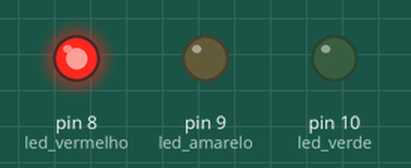
Simulated run of this sketch. Board: Arduino Uno, built with avr-gcc and run on an emulated ATmega328P. On the bench: output pins drawn as LEDs (lit = HIGH).

Above: at 1.5 s.
At 4.5 s:
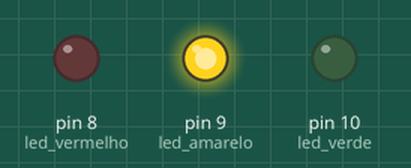
At 7.5 s:
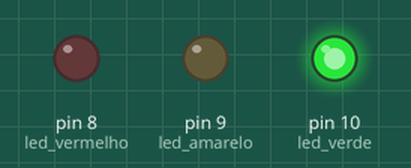
Timing chart, 0 to 11.7 s (numbered marks = the images above):
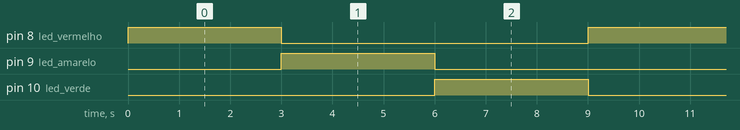

The sketch:

semaforo.ino
```cpp
int led_vermelho = 8;
int led_amarelo = 9;
int led_verde = 10;

void setup() {
  pinMode(led_vermelho, OUTPUT);
  pinMode(led_amarelo, OUTPUT);
  pinMode(led_verde, OUTPUT);
}

void loop() {
  digitalWrite(led_vermelho,HIGH);
  delay (3000);
  digitalWrite(led_vermelho,LOW);
  digitalWrite(led_amarelo,HIGH);
  delay (3000);
  digitalWrite(led_amarelo,LOW);
  digitalWrite(led_verde,HIGH);
  delay (3000);
  digitalWrite(led_verde,LOW);

}
```

Measured:
- by itself, pin 8 (led_vermelho), pin 9 (led_amarelo), pin 10 (led_verde): alternates HIGH for 3.0 s and LOW for 6.0 s
- by itself, everything shown: repeats every 9.0 s, in 4 steps
